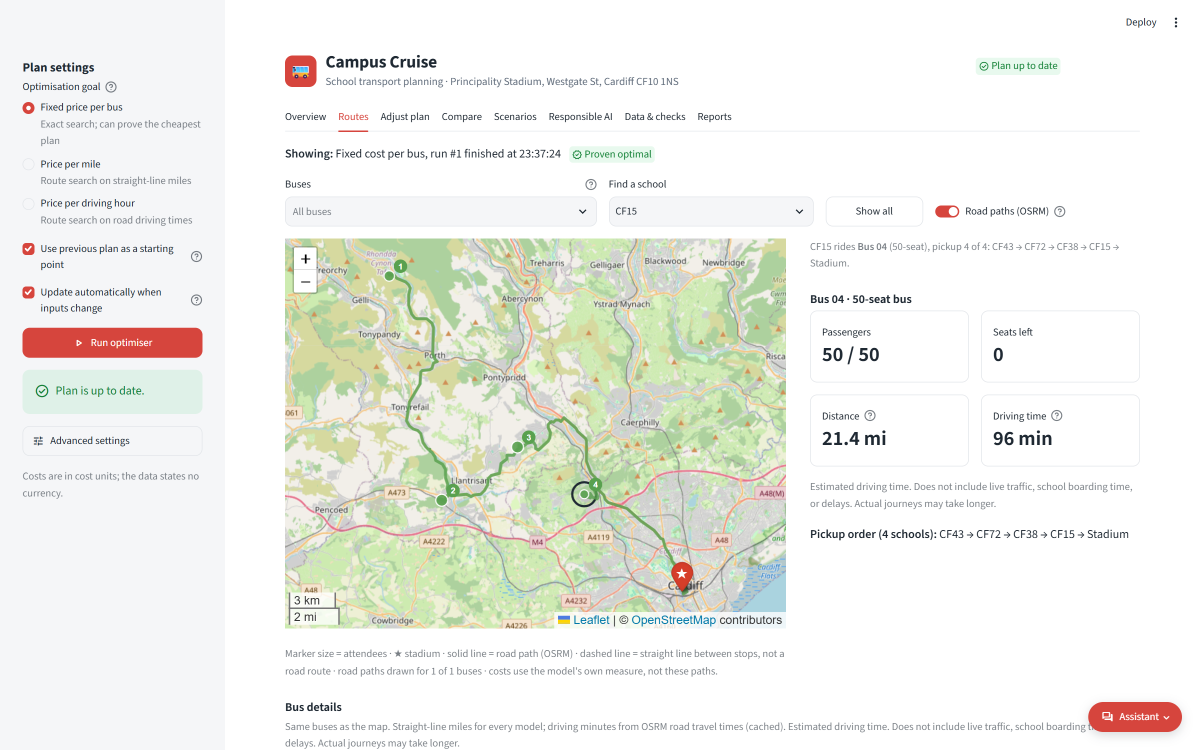
#> input picture presentation/screenshots/app-routes.png, 2400 x 1500 px (shown at 1/2 size)
$ python crop.py
#> lines starting #> are read from the running program, lines starting #| are printed output that depends on the picture
"""Crop the full app screenshots (from shots.js / shots2.js) to the regions used on slides 6 and 7.
Run from presentation/build: python crop.py ../screenshots
Boxes assume a 1600x1000 viewport at 1.5x scale, as set in shots.js."""
import sys
from pathlib import Path
from PIL import Image

out = Path(sys.argv[1] if len(sys.argv) > 1 else "../screenshots")
for src, box, dst in [
    ("app-routes.png", (564, 468, 2286, 1262), "crop-routes.png"),
    ("app-overview.png", (564, 288, 2286, 1050), "crop-overview.png"),
    ("app-assistant.png", (1704, 348, 2364, 1398), "crop-assistant.png"),
]:
    Image.open(out / src).crop(box).save(out / dst)
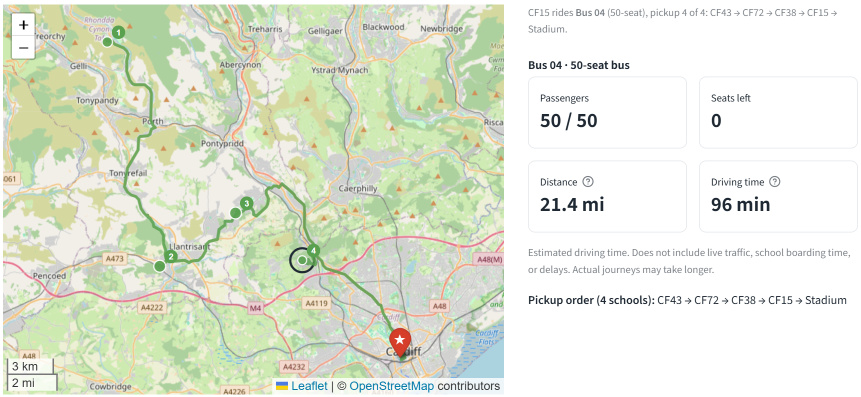
#> saved as crop-routes.png: PIL image 1722x794 RGB (shown at 1/2 size); mean R, G, B 226, 231.9, 215.3
    print("wrote", out / dst)
#> pass 2 of the loop `for src, box, dst in [`:
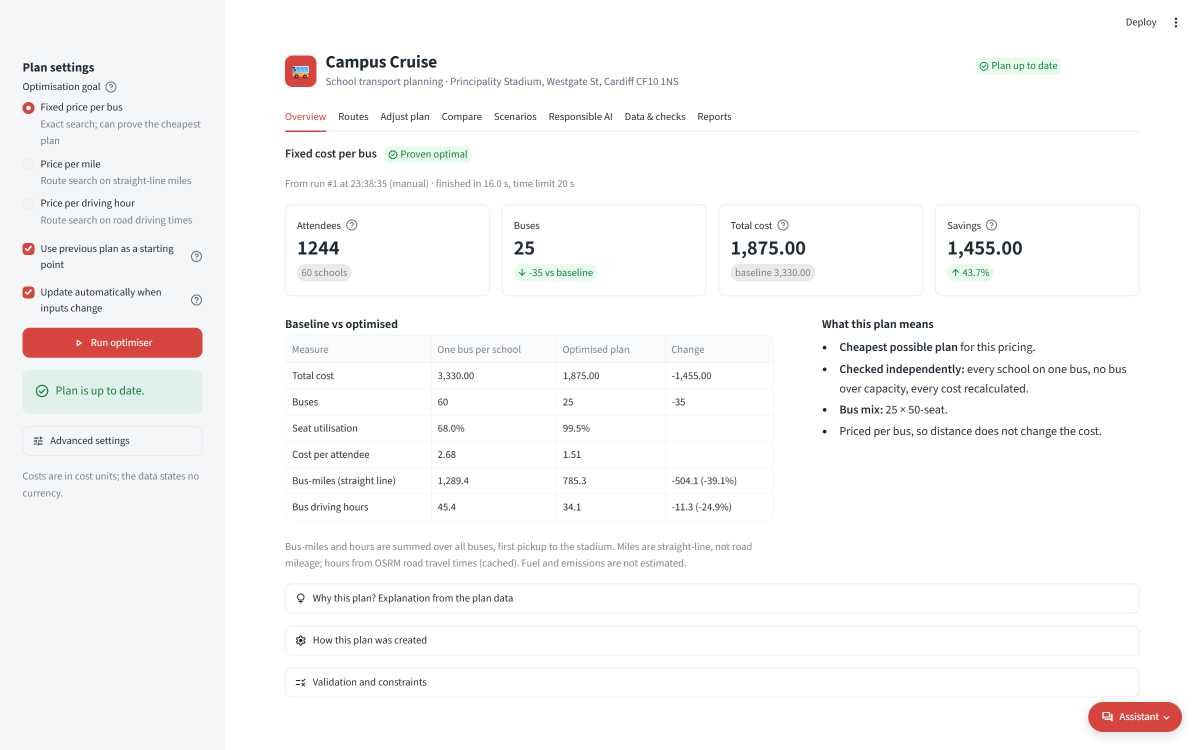
#> input picture presentation/screenshots/app-overview.png, 2400 x 1500 px (shown at 1/2 size)
#> `Image.open(out / src).crop(box).save(out / dst)`:
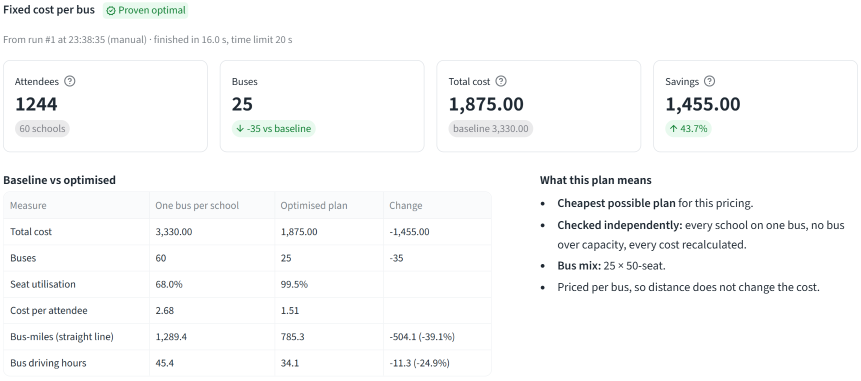
#> saved as crop-overview.png: PIL image 1722x762 RGB (shown at 1/2 size); mean R, G, B 249, 249.6, 249.7
#> pass 3 of the loop `for src, box, dst in [`:
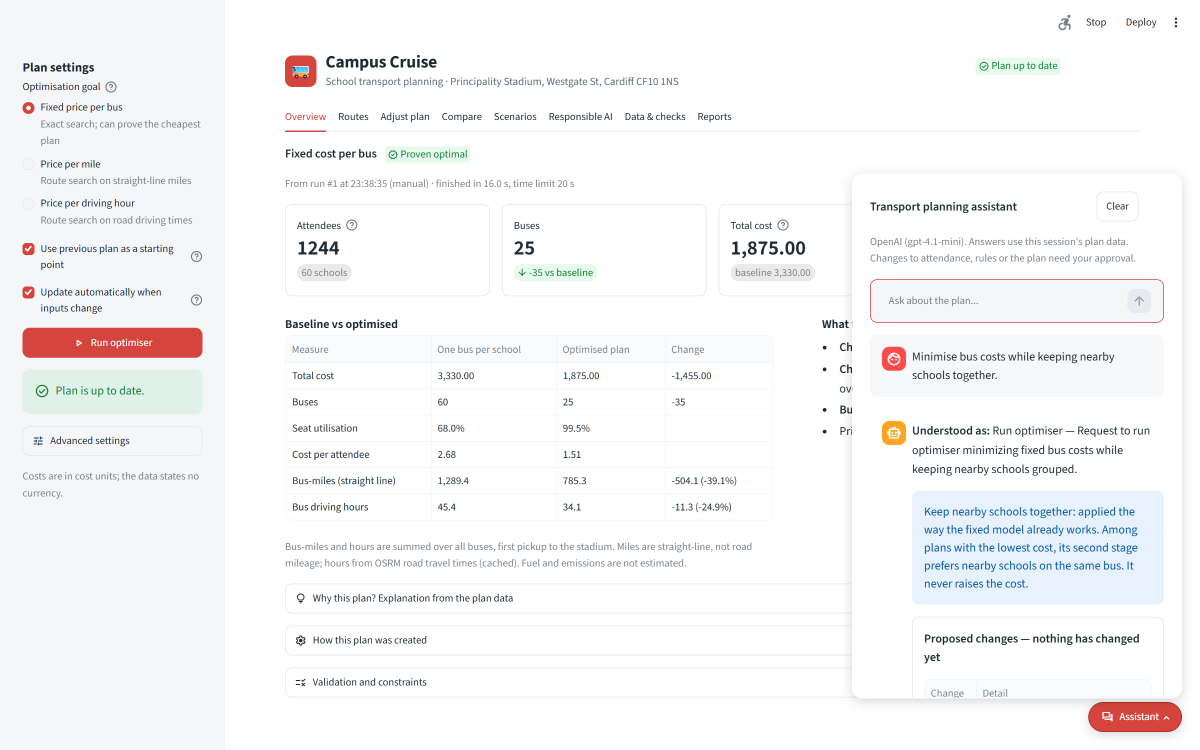
#> input picture presentation/screenshots/app-assistant.png, 2400 x 1500 px (shown at 1/2 size)
#> `Image.open(out / src).crop(box).save(out / dst)`:
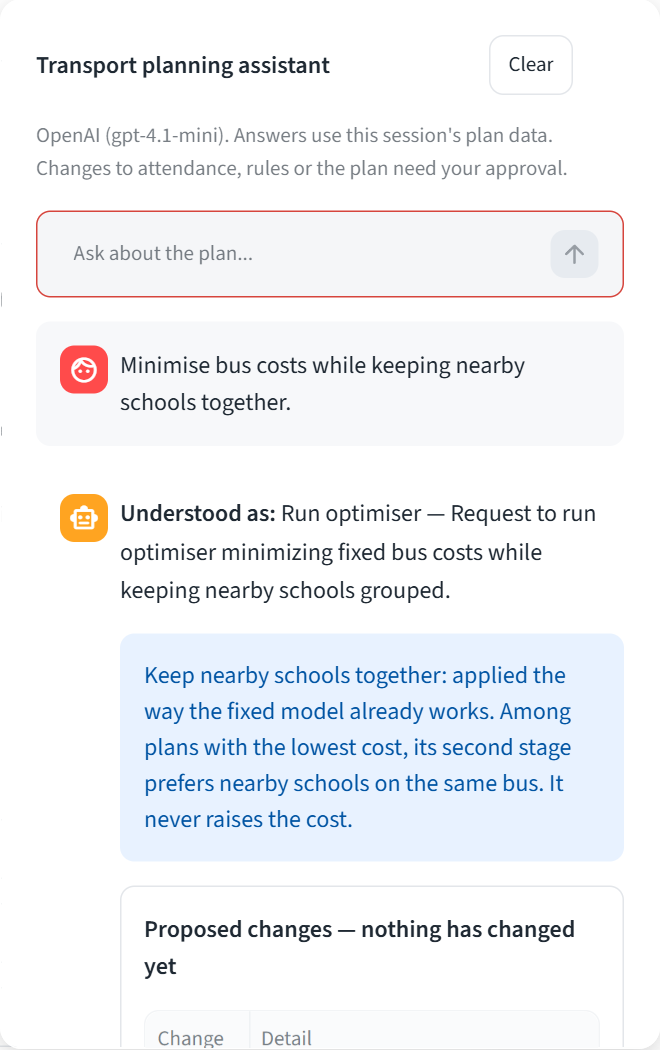
#> saved as crop-assistant.png: PIL image 660x1050 RGB; mean R, G, B 241.5, 243.4, 246.6
